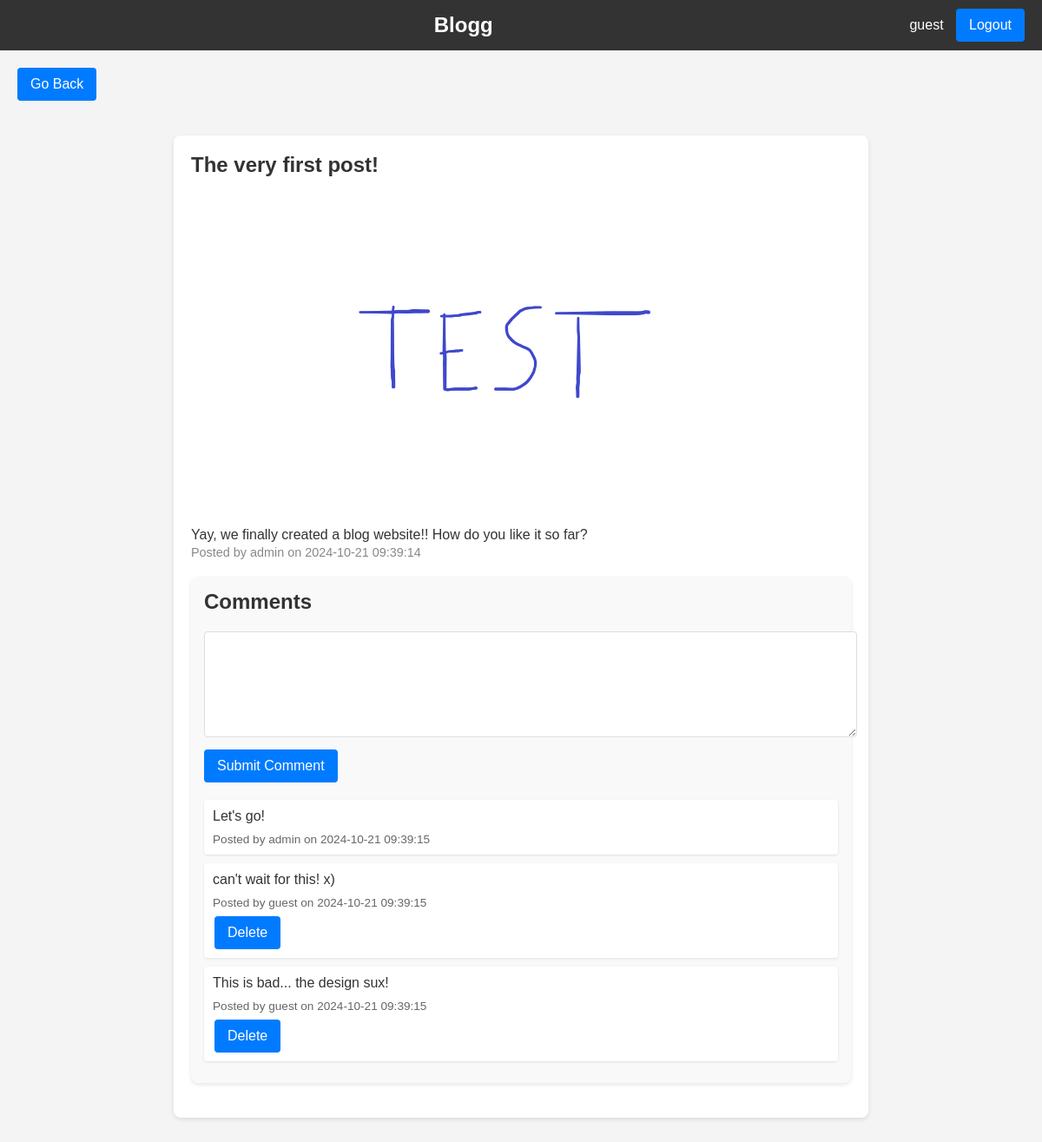
Screenshot of /post/1 (signed in) with the database file from the repository.
### tables this page shows
CREATE TABLE users (
    id INTEGER PRIMARY KEY AUTOINCREMENT,
    username TEXT NOT NULL,
    password TEXT NOT NULL,
    is_admin BOOLEAN NOT NULL DEFAULT 0,
    created TIMESTAMP NOT NULL DEFAULT CURRENT_TIMESTAMP
);

CREATE TABLE posts (
    id INTEGER PRIMARY KEY AUTOINCREMENT,
    title TEXT NOT NULL,
    content TEXT NOT NULL,
    image TEXT,
    created TIMESTAMP NOT NULL DEFAULT CURRENT_TIMESTAMP,
    user_id INTEGER,
    FOREIGN KEY(user_id) REFERENCES users(id)
);

CREATE TABLE comments (
    id INTEGER PRIMARY KEY AUTOINCREMENT,
    content TEXT NOT NULL,
    created TIMESTAMP NOT NULL DEFAULT CURRENT_TIMESTAMP,
    post_id INTEGER,
    user_id INTEGER,
    FOREIGN KEY(post_id) REFERENCES posts(id),
    FOREIGN KEY(user_id) REFERENCES users(id)
);

### app/app.py (the view)
@app.route('/post/<int:post_id>', methods=['GET', 'POST'])
def post(post_id):
    conn = get_db_connection()
    post = get_post(post_id)
    comments = get_comments(post_id)
    conn.close()
    return render_template('post.html', post=post, comments=comments)

### app/app.py (called while the page is built)
def get_db_connection():
    conn = sqlite3.connect(DATABASE)
    conn.row_factory = sqlite3.Row
    return conn

def get_post(post_id):
    conn = get_db_connection()
    post = conn.execute('''
        SELECT posts.id, posts.title, posts.content, posts.created, posts.image, users.username
        FROM posts
        JOIN users ON posts.user_id = users.id
        WHERE posts.id = ?
    ''', (post_id,)).fetchone()
    conn.close()
    return post

def get_comments(post_id):
    conn = get_db_connection()
    comments = conn.execute('''
        SELECT comments.id, comments.content, comments.created, users.username
        FROM comments
        JOIN users ON comments.user_id = users.id
        WHERE comments.post_id = ?
        ORDER BY comments.created DESC
    ''', (post_id,)).fetchall()
    conn.close()
    return comments

### app/templates/post.html (shortened to what this page needs)
<!DOCTYPE html>
<html lang="en">
<head>
    <link rel="stylesheet" href="{{ url_for('static', filename='styles.css') }}">
</head>
<body>
    <div id="header-bar">
        <nav>
            <div id="logo">
                <a href="{{ url_for('index') }}">Blogg</a>
            </div>
            <div id="login-button-container">
                {% if 'username' in session %}
                    <span class="username-display">{{ session['username'] }}</span>
                    <a href="{{ url_for('logout') }}" class="btn">Logout</a>
                {% else %}
                    <a href="{{ url_for('login') }}" class="btn">Login</a>
                {% endif %}
            </div>
        </nav>
    </div>
    <div class="back-button-container">
        <a href="{{ url_for('index') }}" class="btn">Go Back</a>
    </div>
    <div id="post-container">
        <article class="post">
            <h1 class="post-title">{{ post['title'] }}</h1>
            {% if post['image'] %}
            <div class="post-image">
                <img src="{{ url_for('static', filename='images/' + post['image']) }}" alt="Post Image">
            </div>
            {% endif %}
            <div class="post-content">{{ post['content'] }}</div>
            <div class="post-meta">Posted by {{ post['username'] }} on {{ post['created'] }}</div>
            <div class="comments-section">
                <h2>Comments</h2>
                <form method="post" action="{{ url_for('add_comment', post_id=post['id']) }}">
                    <textarea name="comment_content" required></textarea>
                    <input type="submit" value="Submit Comment" class="btn">
                </form>
                {% for comment in comments %}
                    <div class="comment">
                        <p class="comment-content">{{ comment['content'] }}</p>
                        <div class="comment-meta">
                            Posted by {{ comment['username'] }} on {{ comment['created'] }}
                        </div>
                        {% if session['username'] == comment['username'] or session.get('is_admin') %}
                            <a href="{{ url_for('delete_comment', comment_id=comment['id']) }}" class="btn delete-comment-btn">Delete</a>
                        {% endif %}
                    </div>
                {% endfor %}
            </div>
        </article>
    </div>
</body>
</html>

### app/static/styles.css (style rules this page uses)
body { font-family: 'Arial', sans-serif; margin: 0; padding: 0; background-color: #f4f4f4; color: #333; }
a { text-decoration: none; color: #007bff; }
#header-bar nav { display: flex; justify-content: space-between; align-items: center; background-color: #333; color: #fff; padding: 10px 20px; text-align: center; }
#header-bar #logo { font-size: 24px; font-weight: bold; flex: 1; }
#header-bar #logo a { color: #fff; text-decoration: none; }
#header-bar #login-button-container { margin-left: auto; }
.username-display { margin-right: 10px; color: white; }
#post-container { padding: 20px; max-width: 800px; margin: auto; }
.post { background-color: #fff; padding: 20px; border-radius: 8px; box-shadow: 0 2px 5px rgba(0,0,0,0.1); margin-bottom: 20px; }
.post-title { margin-top: 0; }
.post-meta { color: #888; font-size: 0.9em; margin-bottom: 20px; }
.post-content { line-height: 1.6; }
.comments-section { background-color: #f9f9f9; padding: 15px; border-radius: 8px; box-shadow: 0 2px 5px rgba(0,0,0,0.1); margin-bottom: 20px; }
.comments-section h2 { margin-top: 0; margin-bottom: 15px; }
.comment { padding: 10px; margin-bottom: 10px; background-color: #fff; border-radius: 4px; box-shadow: 0 1px 3px rgba(0,0,0,0.1); }
.comment-content { margin: 0; color: #333; }
.comment-meta { margin-top: 10px; font-size: 0.85em; color: #666; }
.comments-section form { margin-top: 20px; margin-bottom: 20px; }
.comments-section textarea { width: 100%; height: 100px; margin-bottom: 10px; border: 1px solid #ddd; border-radius: 4px; padding: 10px; }
.delete-comment-btn { padding: 4px 6px; font-size: 7px; margin-left: 2px; margin-top: 8px; }
.back-button-container { margin: 20px; text-align: left; }
.btn, .btn:link, .btn:visited, .btn:hover, .btn:active { display: inline-block; background-color: #007bff; color: white; padding: 10px 15px; text-align: center; border-radius: 4px; text-decoration: none; font-size: 16px; transition: background-color 0.3s ease; border: none; outline: none; }
.post-image img { max-width: 100%; height: auto; border-radius: 8px; margin-top: 20px; }

### rows the page displays
users: username "guest"
posts: title "The very first post!", image (picture), content "Yay, we finally created a blog website!! How do you like it so far?", created "2024-10-21 09:39:14"
users: username "admin"
comments: content "Let's go!", username "admin", created "2024-10-21 09:39:15"
comments: content "can't wait for this! x)", username "guest", created "2024-10-21 09:39:15"
comments: content "This is bad... the design sux!", username "guest", created "2024-10-21 09:39:15"
